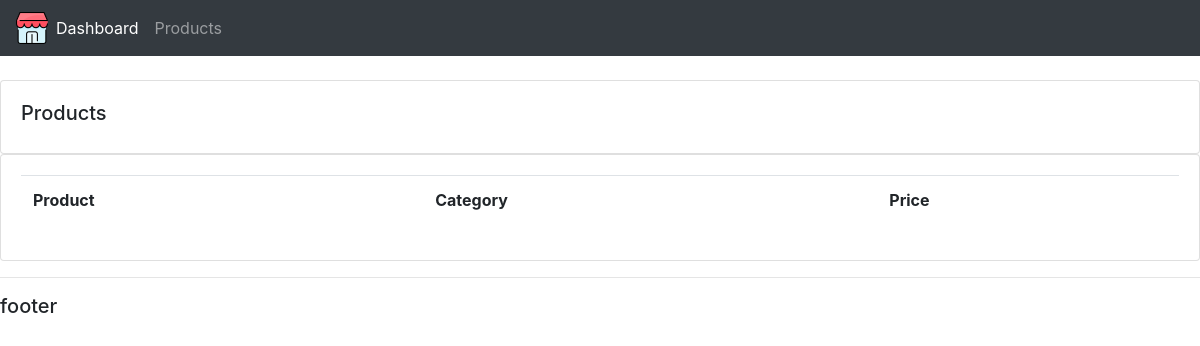
Before: /products/ with the older database file.
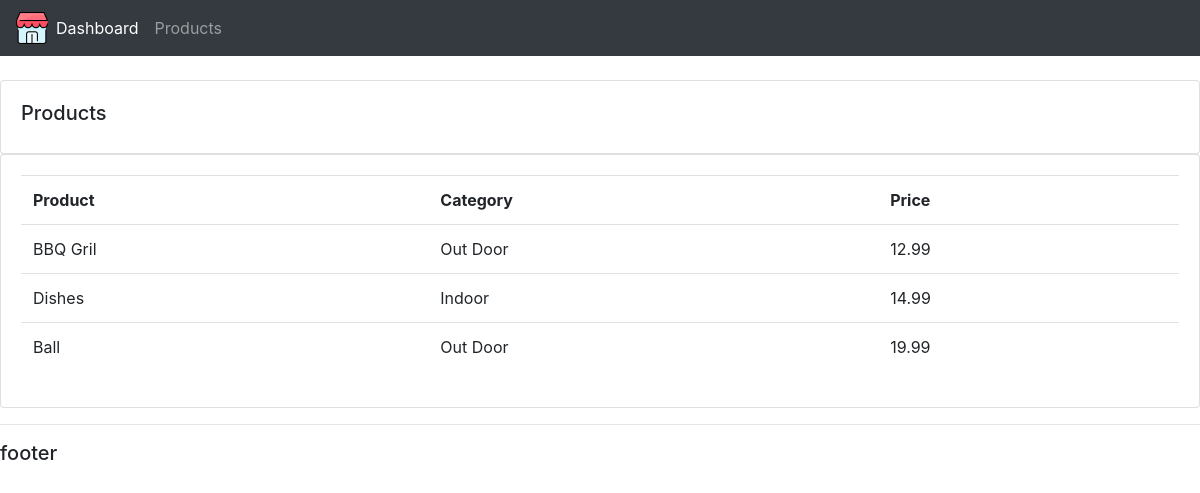
After: the same page with the newer database file.
### accounts/models.py (models this page shows, shortened)
class Product(models.Model):
    CATEGORY = (
        ('Indoor','Indoor'),
        ('Out Door', 'Out Door')
    )
    name = models.CharField(max_length = 200,  null=True)
    price = models.FloatField( null = True)
    category = models.CharField(max_length = 200,  null=True, choices = CATEGORY)
    description = models.CharField(max_length = 200, null = True)
    date_created = models.DateTimeField(auto_now_add = True, null = True)
    tags = models.ManyToManyField('Tag')

### accounts/views.py (the view)
# urls.py: path('products/',views.products, name='products'),
def products(request):
    products = Product.objects.all()
    return render(request, 'accounts/products.html', {'products':products})

### accounts/templates/accounts/products.html
{% extends 'accounts/main.html' %}
{% block content %}
<br>
<div class = "row">
    <div class = "col-md">
        <div class = "card card-body">
            <h5>Products</h5>
        </div>
        <div class="card card-body">
            <table class="table">
                <tr>
                    <th>Product</th>
                    <th>Category</th>
                    <th>Price</th>
                </tr>
                {% for i in products %}
                    <tr>
                        <td> {{i.name}}</td>
                        <td>{{i.category}}</td>
                        <td>{{i.price}}</td>
                    </tr>
                {% endfor %}
            </table>
        </div>
    </div>
</div>
{% endblock %}

### accounts/templates/accounts/main.html (shortened to what this page needs)
{% load static %}
<!DOCTYPE html>
<html lang="en">
    <head>
        <link type="text/css" rel="stylesheet" href="{% static '/css/main.css' %}">
        <link rel="stylesheet" href="https://maxcdn.bootstrapcdn.com/bootstrap/4.0.0/css/bootstrap.min.css">
    </head>
    <body>
        {% include 'accounts/navbar.html' %}
        {% block content %} {% endblock %}
        {% include 'accounts/footer.html' %}
    </body>
</html>

### accounts/templates/accounts/navbar.html (shortened to what this page needs)
{% load static %}
<nav class="navbar navbar-expand-lg navbar-dark bg-dark">
    <img src="{% static 'images/logo.png' %}" />
    <div class="collapse navbar-collapse" id="navbarNavAltMarkup">
      <div class="navbar-nav">
        <a class="nav-item nav-link active" href="{% url 'home' %}">Dashboard <span class="sr-only">(current)</span></a>
        <a class="nav-item nav-link" href="{% url 'products' %}">Products</a>
      </div>
    </div>
  </nav>

### accounts/templates/accounts/footer.html
<hr/>
<h5>footer</h5>

### static/css/main.css (style rules this page uses)
body { background-color: #ebeff5; }

Changed rows visible on the page:
added Product: name "BBQ Gril", category "Out Door", price "12.99"
added Product: name "Dishes", category "Indoor", price "14.99"
added Product: name "Ball", category "Out Door", price "19.99"
